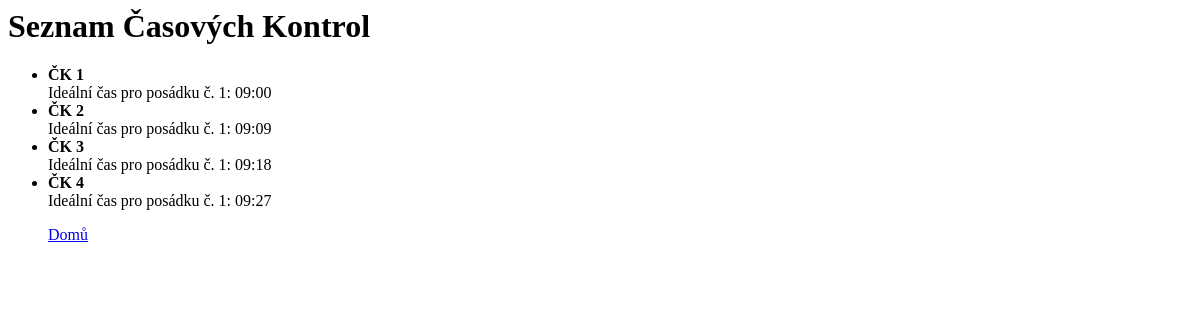
Before: /race/1/checkpoints with the older database file.
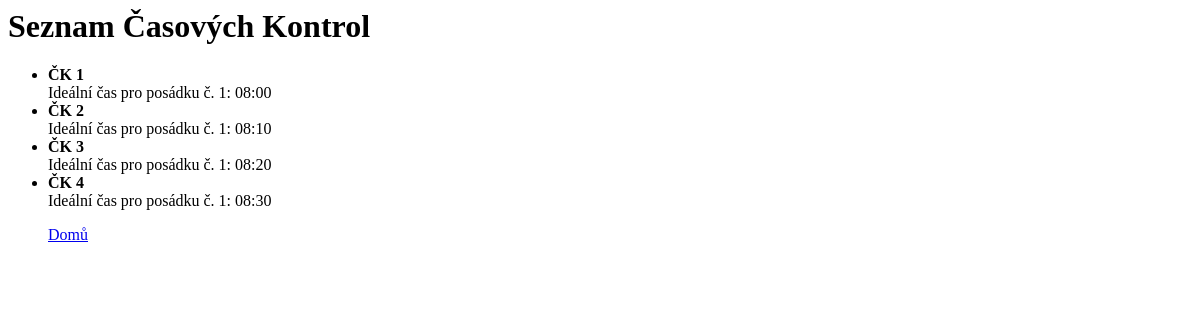
After: the same page with the newer database file.
### app.py (models this page shows)
class IdealTime(db.Model):
    id = db.Column(db.Integer, primary_key=True)
    crew_id = db.Column(db.Integer, db.ForeignKey('crew.id'), nullable=False)
    checkpoint_id = db.Column(db.Integer, db.ForeignKey('checkpoint.id'), nullable=False)
    ideal_time = db.Column(Time)
    crew = db.relationship('Crew', backref='ideal_times')
    checkpoint = db.relationship('Checkpoint', backref='ideal_times')

### app.py (the view)
@app.route("/race/<int:race_id>/checkpoints")
def checkpoint_overview(race_id):
    race = Race.query.get_or_404(race_id)
    checkpoints = Checkpoint.query.filter_by(race_id=race_id).order_by(Checkpoint.order).all()
    first_crew = Crew.query.filter_by(race_id=race_id, number="1").first()
    times = {}
    if first_crew:
        times = {it.checkpoint_id: it.ideal_time for it in IdealTime.query.filter_by(crew_id=first_crew.id).all()}
    return render_template("checkpoints.html", race=race, checkpoints=checkpoints, ideal_times=times)

### templates/checkpoints.html
<h1>Seznam Časových Kontrol</h1>
<ul>
  {% for checkpoint in checkpoints %}
    <li>
      <strong>ČK {{ checkpoint.id }}</strong><br>
      Ideální čas pro posádku č. 1:
      {% for arrival in checkpoint.ideal_times %}
        {% if arrival.crew.number == "1" %}
          {{ arrival.ideal_time.strftime("%H:%M") }}
        {% endif %}
      {% endfor %}
    </li>
  {% endfor %}
  <p><a href="{{ url_for('index') }}">Domů</a></p>
</ul>

Changed rows visible on the page:
changed IdealTime (number 1 of 4 on the later page): ideal_time "09:00" → "08:00"
changed IdealTime (number 2 of 4 on the later page): ideal_time "09:09" → "08:10"
changed IdealTime (number 3 of 4 on the later page): ideal_time "09:18" → "08:20"
changed IdealTime (number 4 of 4 on the later page): ideal_time "09:27" → "08:30"
